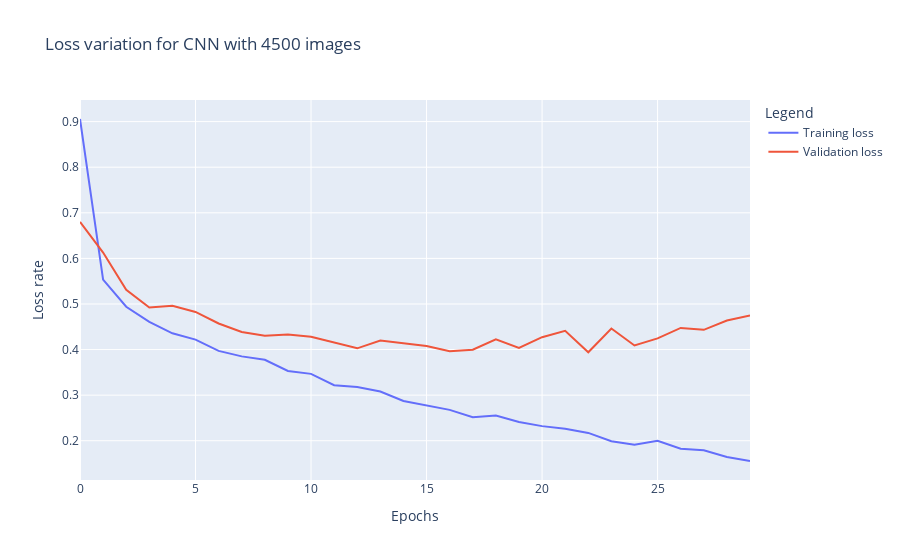

The notebook cell saved with this chart:
### Code cell
fig = px.line(y=history.history["loss"], color=px.Constant("Training loss"), title=f"Loss variation for CNN with {len(full_1500)} images",labels=dict(x="Epochs", y="Loss rate", color="Legend")) # 
fig.add_scatter(y=history.history["val_loss"], name="Validation loss")
fig.show()

### Figure 1 — Plotly figure (JSON) as saved in the notebook; plotly's stock layout.template omitted (floating-point values rounded to 4 significant figures)
{"data": [{"hovertemplate": "Legend=Training loss<br>Epochs=%{x}<br>Loss rate=%{y}<extra></extra>", "legendgroup": "Training loss", "line": {"color": "#636efa", "dash": "solid"}, "mode": "lines", "name": "Training loss", "orientation": "v", "showlegend": true, "type": "scatter", "x": [0, 1, 2, 3, 4, 5, 6, 7, 8, 9, 10, 11, 12, 13, 14, 15, 16, 17, 18, 19, 20, 21, 22, 23, 24, 25, 26, 27, 28, 29], "xaxis": "x", "y": [0.9057, 0.5533, 0.4939, 0.4607, 0.4357, 0.4218, 0.397, 0.385, 0.3775, 0.353, 0.3467, 0.3219, 0.318, 0.3078, 0.2871, 0.2778, 0.2677, 0.2516, 0.2555, 0.241, 0.232, 0.2264, 0.2172, 0.1988, 0.1912, 0.1998, 0.1823, 0.1789, 0.1643, 0.1556], "yaxis": "y"}, {"name": "Validation loss", "type": "scatter", "y": [0.6801, 0.6127, 0.5311, 0.4921, 0.496, 0.4825, 0.4572, 0.4384, 0.4304, 0.4333, 0.4283, 0.4163, 0.4027, 0.4198, 0.4143, 0.4077, 0.3962, 0.3998, 0.4226, 0.4037, 0.4272, 0.4411, 0.3941, 0.4463, 0.4089, 0.4244, 0.4475, 0.4433, 0.4638, 0.4746]}], "layout": {"legend": {"title": {"text": "Legend"}, "tracegroupgap": 0}, "title": {"text": "Loss variation for CNN with 4500 images"}, "xaxis": {"anchor": "y", "domain": [0, 1], "title": {"text": "Epochs"}}, "yaxis": {"anchor": "x", "domain": [0, 1], "title": {"text": "Loss rate"}}}}
